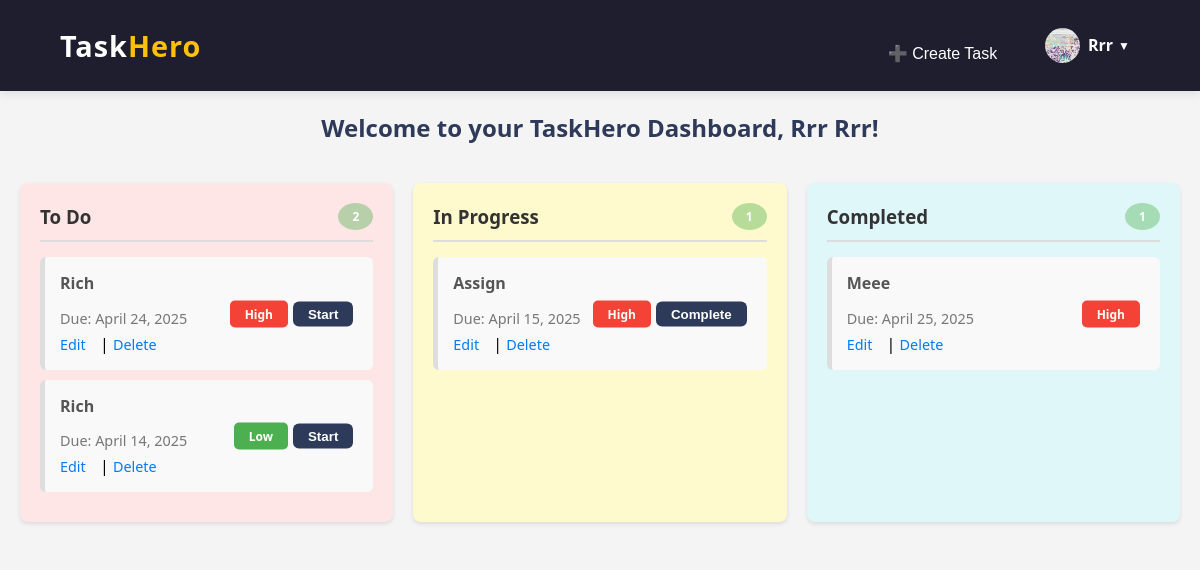
/dashboard/ (signed in), run on an earlier commit of the app's database.
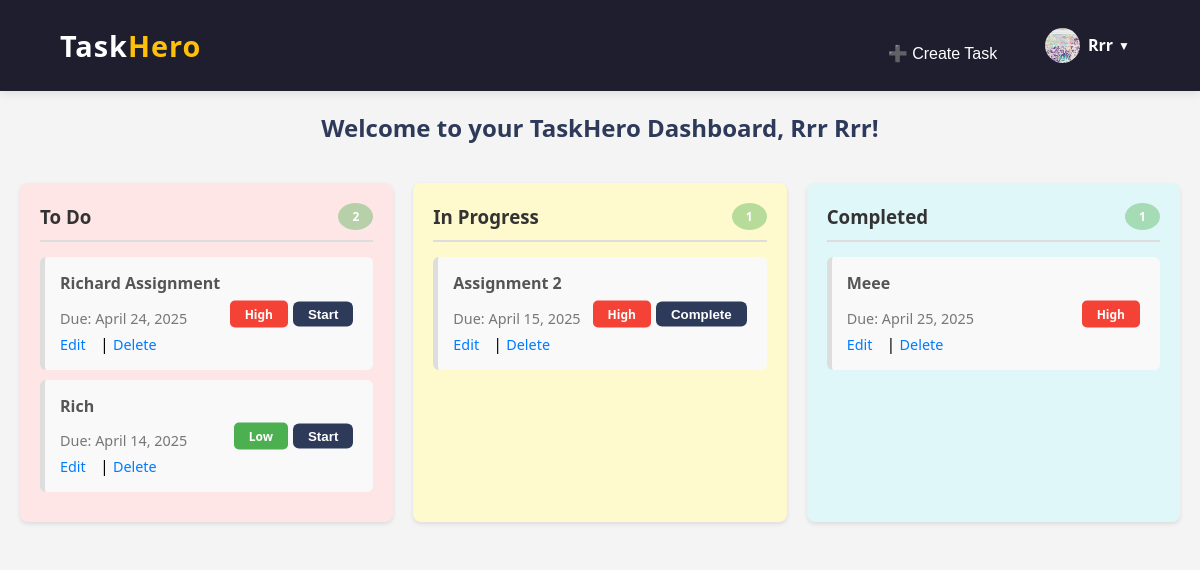
And on a later commit of the database.
### core/models.py (models this page shows, shortened)
class Task(models.Model):
    STATUS_CHOICES = [
        ('to_do', 'To Do'),
        ('in_progress', 'In Progress'),
        ('completed', 'Completed'),
    ]
    PRIORITY_CHOICES = [
        ('low', 'Low'),
        ('medium', 'Medium'),
        ('high', 'High'),
    ]
    title = models.CharField(max_length=255)
    description = models.TextField()
    due_date = models.DateField()
    status = models.CharField(max_length=20, choices=STATUS_CHOICES, default='to_do')
    priority = models.CharField(max_length=20, choices=PRIORITY_CHOICES, default='low')
    user = models.ForeignKey(User, on_delete=models.CASCADE, related_name='tasks')  # Link task to user

### core/views.py (the view)
# urls.py: path('dashboard/', views.dashboard, name='dashboard'),
@login_required
def dashboard(request):
    profile = UserProfile.objects.get(user=request.user)
    tasks_to_do = Task.objects.filter(user=request.user, status='to_do')
    tasks_in_progress = Task.objects.filter(user=request.user, status='in_progress')
    tasks_completed = Task.objects.filter(user=request.user, status='completed')
    return render(request, 'core/dashboard.html', {
        'tasks_to_do': tasks_to_do,
        'tasks_in_progress': tasks_in_progress,
        'tasks_completed': tasks_completed,
        'profile': profile
    })

### core/templates/core/dashboard.html (shortened to what this page needs)
{% extends 'core/base.html' %}
{% block content %}
<h2 class="dashboard-header">Welcome to your TaskHero Dashboard, {{ user.first_name|title }} {{ user.last_name|title }}!</h2>
<div class="dashboard-container">
    <div class="task-column to-do-column">
        <h3>
            To Do
            <div class="task-count">{{ tasks_to_do|length }}</div>
        </h3>
        {% for task in tasks_to_do %}
        <div class="task-card{% if task.due_date < today %} overdue{% endif %}">
            <h4>{{ task.title }}</h4>
            <p>Due: {{ task.due_date }}</p>
            <div class="task-footer" >
                <span class="priority {{ task.priority }}">{{ task.priority }}</span>
                <form method="POST" action="{% url 'start_task' task.pk %}">
                    <button type="submit" class="btn start-btn">Start</button>
                </form>
            </div>
            <a href="{% url 'edit_task' task.pk %}">Edit</a> |
            <a href="{% url 'delete_task' task.pk %}">Delete</a>
        </div>
        {% empty %}
        <p>No tasks to do</p>
        {% endfor %}
    </div>
    <div class="task-column in-progress-column">
        <h3>
            In Progress
            <div class="task-count">{{ tasks_in_progress|length }}</div>
        </h3>
        {% for task in tasks_in_progress %}
        <div class="task-card{% if task.due_date < today %} overdue{% endif %}">
            <h4>{{ task.title }}</h4>
            <p>Due: {{ task.due_date }}</p>
            <div class="task-footer" >
                <span class="priority {{ task.priority }}">{{ task.priority }}</span>
                <form method="POST" action="{% url 'complete_task' task.pk %}">
                    <button type="submit" class="btn start-btn">Complete</button>
                </form>
            </div>
            <a href="{% url 'edit_task' task.pk %}">Edit</a> |
            <a href="{% url 'delete_task' task.pk %}">Delete</a>
        </div>
        {% empty %}
        <p>No tasks in progress</p>
        {% endfor %}
    </div>
    <div class="task-column completed-column">
        <h3>
            Completed
            <div class="task-count">{{ tasks_completed|length }}</div>
        </h3>
        {% for task in tasks_completed %}
        <div class="task-card{% if task.due_date < today %} overdue{% endif %}">
            <h4>{{ task.title }}</h4>
            <p>Due: {{ task.due_date }}</p>
            <div class="task-footer" style="display: flex; align-items: center; justify-content: flex-start;">
                <span class="priority {{ task.priority }}">{{ task.priority }}</span>
            </div>
            <a href="{% url 'edit_task' task.pk %}">Edit</a> |
            <a href="{% url 'delete_task' task.pk %}">Delete</a>
        </div>
        {% empty %}
        <p>No tasks completed</p>
        {% endfor %}
    </div>
</div>
{% endblock %}

What changed in the data, as far as the page shows it:
changed Task: title "Rich" → "Richard Assignment"
changed Task: title "Assign" → "Assignment 2"
